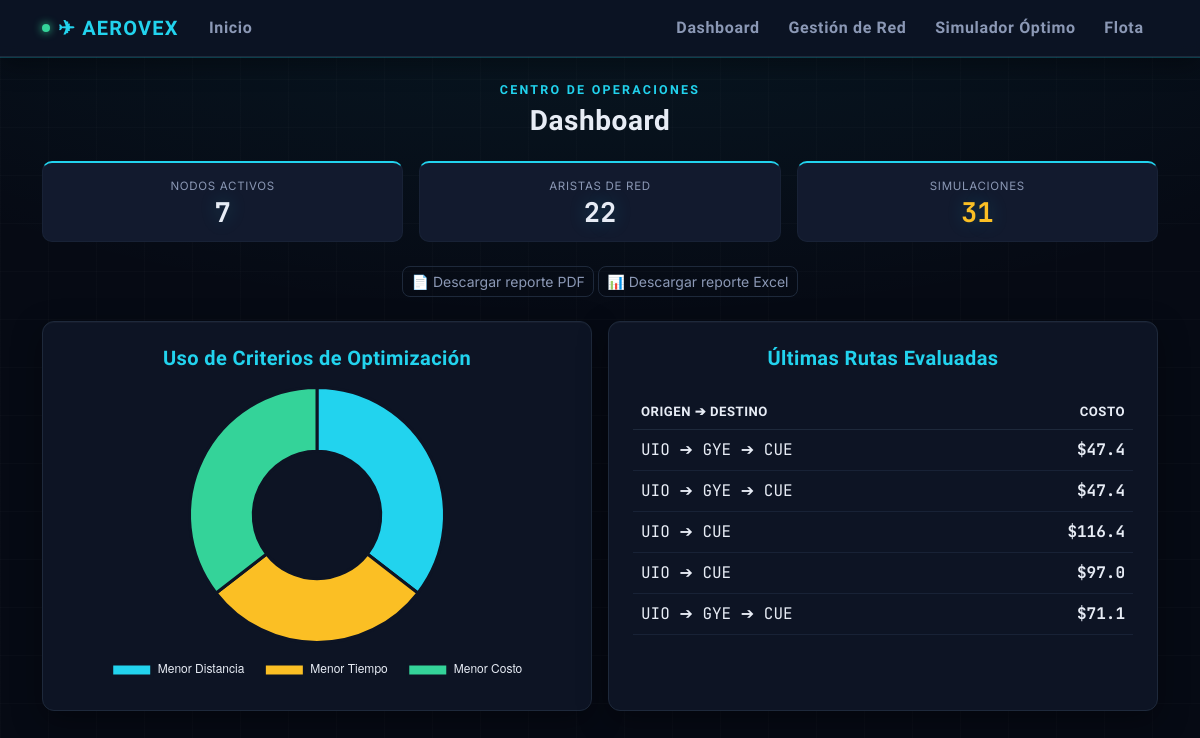
Page /dashboard on the earlier database version.
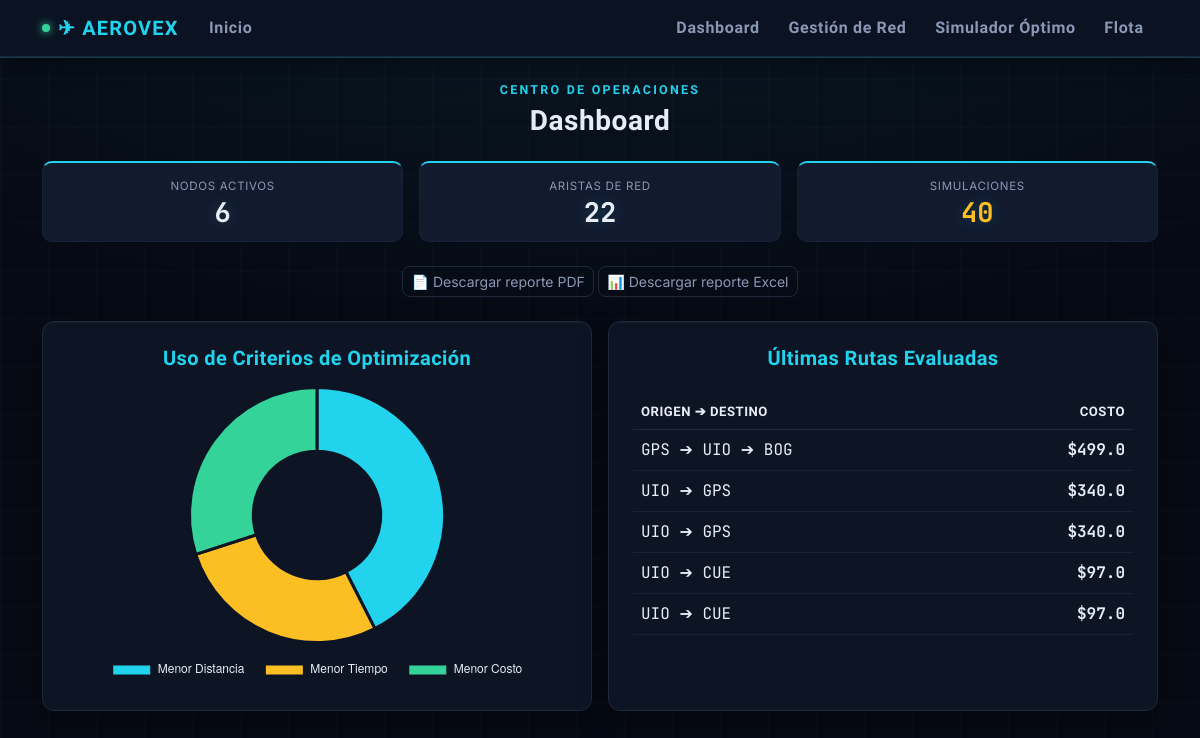
Same page on the later database version.
### models.py (models this page shows)
class Simulacion(db.Model):
    id = db.Column(db.Integer, primary_key=True)
    origen = db.Column(db.String(150))
    destino = db.Column(db.String(150))
    criterio = db.Column(db.String(50))
    distancia_total = db.Column(db.Float)
    tiempo_total = db.Column(db.Float)
    costo_total = db.Column(db.Float)
    consumo_total = db.Column(db.Float)
    nodos_ruta = db.Column(db.Text)
    estado_red = db.Column(db.String(100))

### app.py (the view)
@app.route("/dashboard")
def dashboard():
    total_simulaciones = Simulacion.query.count()
    total_rutas = Ruta.query.count()
    aeropuertos_activos = Aeropuerto.query.filter_by(estado="Abierto").count()
    simulaciones = Simulacion.query.all()
    criterios_stats = {"Menor Distancia": 0, "Menor Tiempo": 0, "Menor Costo": 0}
    for sim in simulaciones:
        if sim.criterio in criterios_stats:
            criterios_stats[sim.criterio] += 1
    return render_template("dashboard.html",
                           total_sim=total_simulaciones,
                           total_rutas=total_rutas,
                           nodos=aeropuertos_activos,
                           grafico_criterios=json.dumps(criterios_stats),
                           ultimas_sim=Simulacion.query.order_by(Simulacion.id.desc()).limit(5).all())

### templates/dashboard.html (shortened to what the changed rows need)
{% extends 'base.html' %}
{% block content %}
<div class="row g-3 mb-4">
    <div class="col-md-4">
        <div class="gauge">
            <small class="gauge-label">Nodos activos</small>
            <span class="gauge-value">{{ nodos }}</span>
        </div>
    </div>
    <div class="col-md-4">
        <div class="gauge {{ 'gauge-warn' if total_sim == 0 else '' }}">
            <small class="gauge-label">Simulaciones</small>
            <span class="gauge-value" style="color: var(--amber) !important;">{{ total_sim }}</span>
        </div>
    </div>
</div>
<div class="row g-3">
    <div class="col-md-6">
        <div class="card p-4 h-100">
            {% if total_sim == 0 %}
            <div class="d-flex flex-column align-items-center justify-content-center text-center" style="height: 260px;">
                <div style="font-size: 2.2rem;">📊</div>
                <p class="text-secondary mb-1">Aún no hay simulaciones registradas</p>
                <a href="/rutas" class="btn btn-sm btn-neon mt-2">Ir al Simulador Óptimo</a>
            </div>
            {% else %}
            <div style="height: 300px;">
                <canvas id="miGrafico"></canvas>
            </div>
            {% endif %}
        </div>
    </div>
    <div class="col-md-6">
        <div class="card p-4 h-100">
            {% if ultimas_sim %}
            <div class="table-responsive">
                <table class="table table-hover mt-2">
                    <thead>
                        <tr>
                            <th>Origen ➔ Destino</th>
                            <th class="text-end">Costo</th>
                        </tr>
                    </thead>
                    <tbody>
                        {% for s in ultimas_sim %}
                        <tr>
                            <td class="data-readout">{{ s.nodos_ruta }}</td>
                            <td class="data-readout fw-bold text-end" style="color: var(--amber);">${{ s.costo_total }}</td>
                        </tr>
                        {% endfor %}
                    </tbody>
                </table>
            </div>
            {% else %}
            <div class="d-flex flex-column align-items-center justify-content-center text-center" style="height: 260px;">
                <div style="font-size: 2.2rem;">🗺️</div>
                <p class="text-secondary mb-1">Sin rutas evaluadas todavía</p>
                <a href="/rutas" class="btn btn-sm btn-neon mt-2">Calcular una ruta</a>
            </div>
            {% endif %}
        </div>
    </div>
</div>
{% endblock %}
{% block scripts %}
{% if total_sim > 0 %}
<script>
    var ctx = document.getElementById('miGrafico').getContext('2d');
    new Chart(ctx, {
        type: 'doughnut',
        data: {
            labels: Object.keys({{ grafico_criterios | safe }}),
            datasets: [{
                data: Object.values({{ grafico_criterios | safe }}),
                backgroundColor: ['#22d3ee', '#fbbf24', '#34d399'],
                borderColor: '#0d1424',
                borderWidth: 3
            }]
        },
        options: {
            responsive: true,
            maintainAspectRatio: false,
            plugins: {
                legend: {
                    position: 'bottom',
                    labels: { color: '#e7ecf5', padding: 20 }
                }
            }
        }
    });
</script>
{% endif %}
{% endblock %}

Differences in the rows shown:
no longer on this page (row unchanged): Simulacion: nodos_ruta "UIO ➔ GYE ➔ CUE", costo_total "47.4"
no longer on this page (row unchanged): Simulacion: nodos_ruta "UIO ➔ GYE ➔ CUE", costo_total "47.4"
no longer on this page (row unchanged): Simulacion: nodos_ruta "UIO ➔ CUE", costo_total "116.4"
no longer on this page (row unchanged): Simulacion: nodos_ruta "UIO ➔ GYE ➔ CUE", costo_total "71.1"
added Simulacion: nodos_ruta "GPS ➔ UIO ➔ BOG", costo_total "499.0"
added Simulacion: nodos_ruta "UIO ➔ GPS", costo_total "340.0"
added Simulacion: nodos_ruta "UIO ➔ GPS", costo_total "340.0"
added Simulacion: nodos_ruta "UIO ➔ CUE", costo_total "97.0"
Other differences:
{{ nodos }}: "7" → "6"
{{ total_sim }}: "31" → "40"
chart data {{ grafico_criterios | safe }}: {"Menor Distancia": 11, "Menor Tiempo": 9, "Menor Costo": 11} → {"Menor Distancia": 17, "Menor Tiempo": 11, "Menor Costo": 12}
